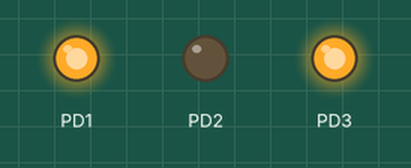
Simulated run of this program. Board: ATmega328P, built with avr-gcc and emulated at 16 MHz. Parts: output pins drawn as LEDs (lit = HIGH).

Above: at 1.5 s.
At 3.7 s:
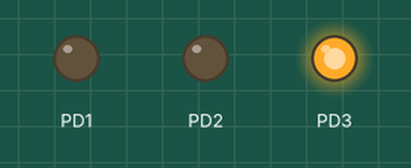
At 6.0 s:
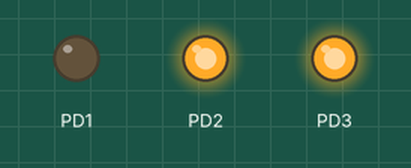
Timing chart, 0 to 8.6 s (numbered marks = the images above):
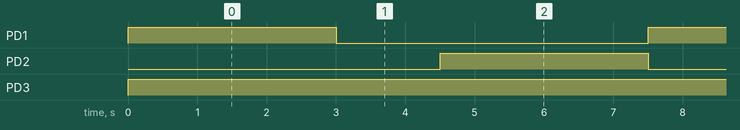

The program:

main.c
```c
/*
 * DC Motor.c
 *
 * Created: 22-10-2026 00:26:02
 * Author : ajith
 */
#define F_CPU 16000000UL
#include <avr/io.h>
#include <util/delay.h>

void dc_motor_init()
{
	DDRD|=((1<<DDD1)|(1<<DDD2)|(1<<DDD3));
	PORTD|=(1<<PORTD3);
}
void forward_rotate()
{
	PORTD|=(1<<PORTD1);
	PORTD&=~(1<<PORTD2);
}
void stop_rotate()
{

	PORTD&=~((1<<PORTD1)|(1<<PORTD2));
}
void backward_rotate()
{

	PORTD|=(1<<PORTD2);
	PORTD&=~(1<<PORTD1);
}
int main(void)
{
   dc_motor_init();
    while (1)
	{
		forward_rotate();
		_delay_ms(3000);
		stop_rotate();
		_delay_ms(1500);
		backward_rotate();
		_delay_ms(3000);
    }
}
```

Measured:
- by itself, PD1, PD2: alternates HIGH for 3.0 s and LOW for 4.5 s
- by itself, PD3: LOW → HIGH at 0.00 s
- by itself, everything shown: repeats every 7.5 s, in 3 steps
